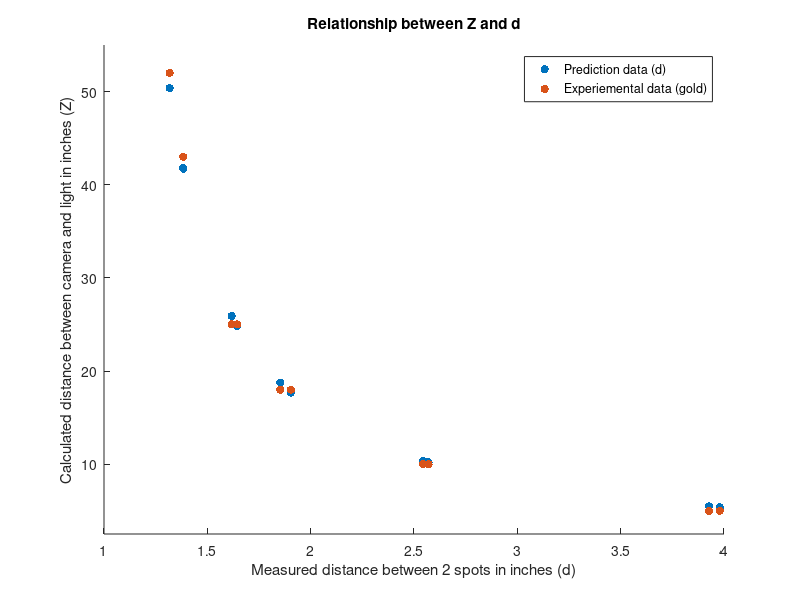

Write the MATLAB code that produced this figure.
% points is an array of 12 pairs of (point1, point2) of the 12 images
% (DSC_0230.JPG to DSC_0241.JPG) where point1 is location of red spot,
% point2 is location of blue spot
load points.mat

% measured_distances is an array of distances in pixels between red spot and
% blue spot
load distances.mat

% calibration_distance is the distance in pixels of the 11" long-side
% of the white sheet in DSC_0242.JPG
load calibration_distance.mat

% gold is the experimental data we measured between the light and the
% pinholes wall, which we use to compare with our calculated predictions
load gold.mat

% calibration_constant relates inches to pixels
calibration_constant = 11 / calibration_distance;

% x is distance between pinhole wall and back image wall
% x = 16"
x = 16;

% p is distance between pinholes
% p = 1"
p = 1;

% d is an array of calibrated measured distances
d = distances * calibration_constant;

% Z is an array of calculated distances between the camera and light
Z = [];

for i = 1:size(distances,2)
    Z(i) = x * p / (d(1,i) - p);
end

figure
scatter(d, Z, 'filled')
hold on;
scatter(d, gold, 'filled')
legend('Prediction data (d)','Experiemental data (gold)');
temp = gold - Z;
yneg = zeros(size(temp));
ypos = zeros(size(temp));
for i = 1:size(temp,2)
    if (temp(i) < 0)
        yneg(i) = -temp(i);
    else
        ypos(i) = temp(i);
    end
end
% errorbar(d, Z, yneg, ypos, 'LineStyle','none');
xlabel('Measured distance between 2 spots in inches (d)')
ylabel('Calculated distance between camera and light in inches (Z)')
ylim([2.5 55])
title('Relationship between Z and d')